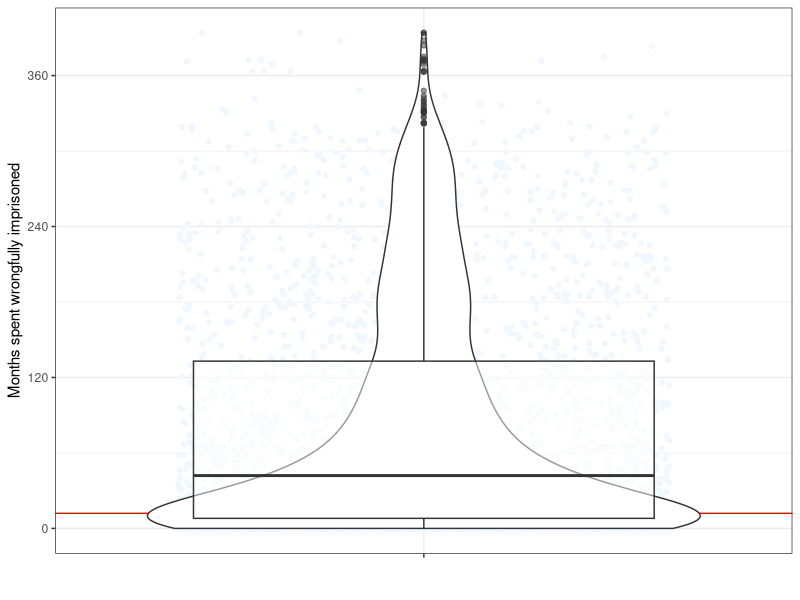
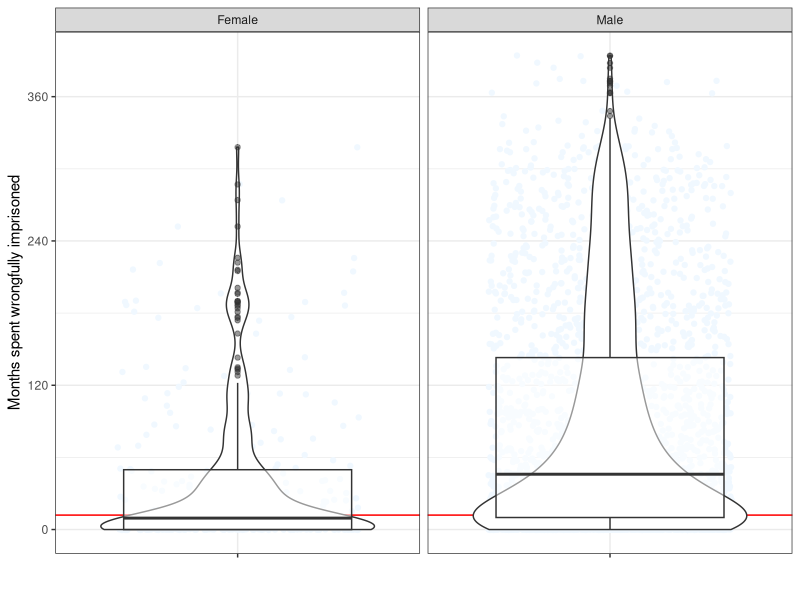
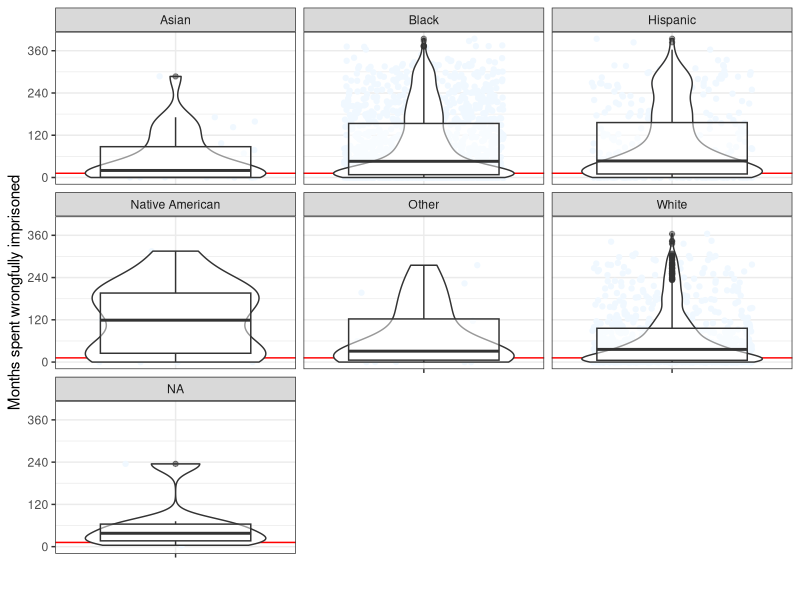
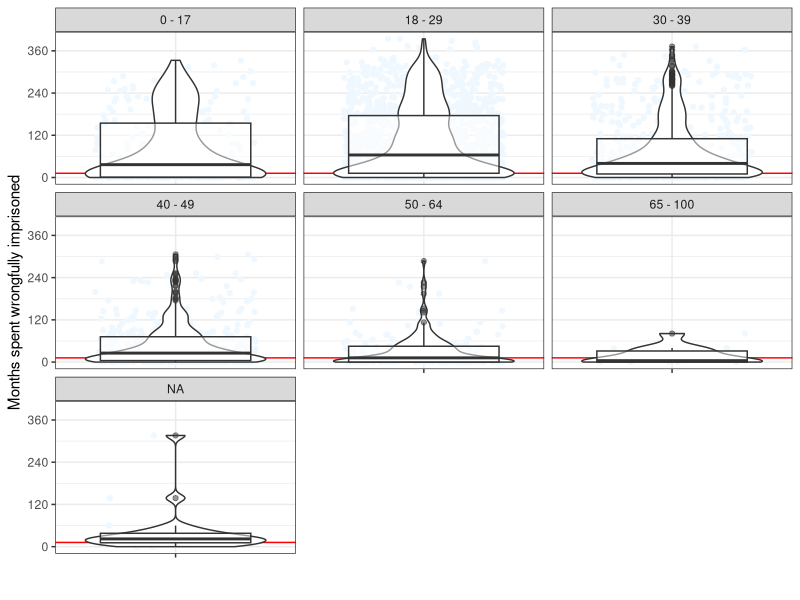

Reproduce these figures in R, in order.
## ---- chunk 1
knitr::opts_chunk$set(echo = FALSE)
library(tidyverse)
# library(gridExtra)
# library(gtsummary)
# library(gt)
## ---- chunk 2
rm(list = ls()) # clear workspace

# load data
exonerees <- read.csv("data/exonerees1989-may2024.csv")
## ---- chunk 3
# check for negative values of Months Spent Incarcerated
exonerees %>% 
  # select(Months.Incarcerated) %>%
  filter(Months.Incarcerated < 0)

# Anthony Gayles (ID 1108) was marked as being convicted at age 49 and released 
# at 48. We elect to ignore this individual from our analysis.
exonerees <- exonerees %>% filter(ID != 1108)
## ---- chunk 4
gg_time_imprisoned <- exonerees %>%
  filter(!is.na(Months.Incarcerated)) %>%
  ggplot() +
  # jitter points (these must be overlayed by the horizontal line)
  geom_jitter(aes(y = Months.Incarcerated, x = ""), 
              width = 0.4, color = "aliceblue") +

  # marker at 1 year
  geom_hline(yintercept = 12, color = "red") +
  # time spent wrongfully imprisoned
  geom_violin(aes(y = Months.Incarcerated, x = "")) +
  geom_boxplot(aes(y = Months.Incarcerated, x = ""), alpha = 0.5) +
  
  # plot specifics
  ylab("Months spent wrongfully imprisoned") + xlab("") +
  scale_y_continuous(breaks = seq(0, 400, 120)) +
  theme_bw()

gg_time_imprisoned
## ---- chunk 5
gg_time_imprisoned + facet_wrap(vars(Sex))
gg_time_imprisoned + facet_wrap(vars(Race))
gg_time_imprisoned + facet_wrap(vars(Age.Group.at.Conviction))
